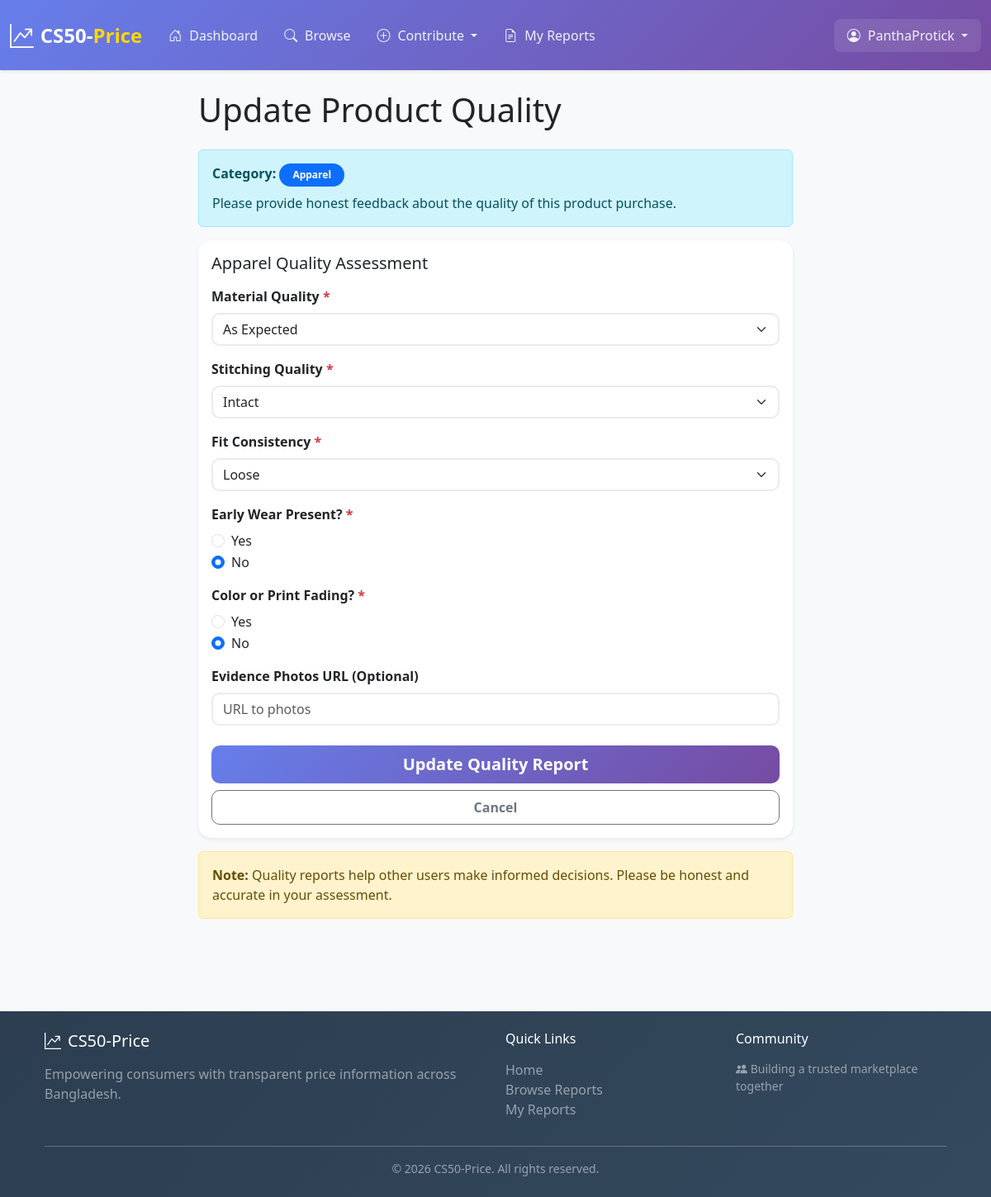
The page /create/quality_report/3 (signed in) on the database its author committed.
### tables this page shows
CREATE TABLE products (
  id INTEGER PRIMARY KEY AUTOINCREMENT,
  canonical_name TEXT NOT NULL,
  category TEXT NOT NULL CHECK (
    category IN ('electronics','pharma','apparel','food')
  ),
  created_at DATETIME NOT NULL DEFAULT CURRENT_TIMESTAMP
);

CREATE TABLE apparel_quality_reports (
  id INTEGER PRIMARY KEY AUTOINCREMENT,

  quality_report_id INTEGER NOT NULL UNIQUE,

  material_quality TEXT CHECK (material_quality IN ('as_expected','below_expected','poor')) NOT NULL,

  stitching_quality TEXT CHECK (stitching_quality IN ('intact','minor_defects','major_defects')) NOT NULL,

  fit_consistency TEXT CHECK (fit_consistency IN ('as_expected','tight','loose','inconsistent')) NOT NULL,

  early_wear_present INTEGER NOT NULL CHECK (early_wear_present IN (0,1)),

  color_or_print_fading INTEGER NOT NULL CHECK (color_or_print_fading IN (0,1)),

  evidence_photos TEXT,

  normalized_quality_score REAL NOT NULL CHECK (normalized_quality_score BETWEEN 0.0 AND 1.0),

  scoring_version TEXT NOT NULL,

  created_at DATETIME NOT NULL DEFAULT CURRENT_TIMESTAMP,

  FOREIGN KEY (quality_report_id)
    REFERENCES quality_reports(id)
    ON DELETE CASCADE
);

### routes/user.py (the view)
@user_bp.route("/create/quality_report/<int:price_report_id>", methods=["GET", "POST"])
@login_required
def create_quality_report(price_report_id):
    try:
        pr = db.execute(
            "SELECT pr.id, pr.user_id, p.category "
            "FROM price_reports pr "
            "JOIN product_aliases pa ON pr.product_alias_id = pa.id "
            "JOIN products p ON pa.product_id = p.id "
            "WHERE pr.id = ?",
            price_report_id
        )
    except Exception as e:
        print(f"Database error: {e}")
        return apology("Database error", 500)
    if not pr:
        return apology("Price report not found", 404)
    if pr[0]['user_id'] != session.get("user_id"):
        return apology("Access denied", 403)
    try:
        existing_qr = db.execute(
            "SELECT id FROM quality_reports WHERE price_report_id = ?",
            price_report_id
        )
    except Exception as e:
        print(f"Database error checking existing quality report: {e}")
        return apology("Database error", 500)
    category = pr[0]['category']
    is_update = len(existing_qr) > 0
    if request.method == "POST":
        if category == 'electronics':
            return process_electronics_quality(price_report_id, category, is_update)
        elif category == 'pharma':
            return process_pharma_quality(price_report_id, category, is_update)
        elif category == 'food':
            return process_food_quality(price_report_id, category, is_update)
        elif category == 'apparel':
            return process_apparel_quality(price_report_id, category, is_update)
        else:
            return apology("Invalid category", 400)
    else:
        existing_data = None
        if is_update:
            existing_data = get_existing_quality_data(price_report_id, category)
        return render_template("create_quality_report.html",
                             price_report_id=price_report_id,
                             category=category,
                             is_update=is_update,
                             existing_data=existing_data)

### app.py (called while the page is built)
@app.after_request
def after_request(response):
    response.headers["Cache-Control"] = "no-cache, no-store, must-revalidate"
    response.headers["Expires"] = 0
    response.headers["Pragma"] = "no-cache"
    return response

### helpers.py (called while the page is built)
def login_required(f):
    @wraps(f)
    def decorated_function(*args, **kwargs):
        if session.get("user_id") is None:
            return redirect("/login")
        return f(*args, **kwargs)
    return decorated_function

### templates/create_quality_report.html (shortened to what this page needs)
{% extends "layout.html" %}
{% block content %}
<div class="container mt-4">
  <div class="row justify-content-center">
    <div class="col-lg-8">
      <h1 class="mb-4">{% if is_update %}Update{% else %}Report{% endif %} Product Quality</h1>
      <div class="alert alert-info">
        <strong>Category:</strong> <span class="badge bg-primary">{{ category|capitalize }}</span>
        <p class="mb-0 mt-2">Please provide honest feedback about the quality of this product purchase.</p>
      </div>
      <div class="card shadow-sm">
        <div class="card-body">
          <form method="post" id="quality-report-form">
            {% if category == 'electronics' %}
            <h5 class="mb-3">Electronics Quality Assessment</h5>
            <div class="mb-3">
              <label class="form-label fw-bold">Device Functional? <span class="text-danger">*</span></label>
              <div>
                <div class="form-check">
                  <input class="form-check-input" type="radio" name="device_functional" id="functional_yes" value="1" required
                    {% if existing_data and existing_data.device_functional == 1 %}checked{% endif %}>
                  <label class="form-check-label" for="functional_yes">Yes</label>
                </div>
                <div class="form-check">
                  <input class="form-check-input" type="radio" name="device_functional" id="functional_no" value="0"
                    {% if existing_data and existing_data.device_functional == 0 %}checked{% endif %}>
                  <label class="form-check-label" for="functional_no">No</label>
                </div>
              </div>
            </div>
            <div class="mb-3">
              <label for="authenticity_confidence" class="form-label fw-bold">Authenticity Confidence (1-5) <span class="text-danger">*</span></label>
              <select class="form-select" id="authenticity_confidence" name="authenticity_confidence" required>
                <option value="">Select...</option>
                <option value="1" {% if existing_data and existing_data.authenticity_confidence == 1 %}selected{% endif %}>1 - Definitely Counterfeit</option>
                <option value="2" {% if existing_data and existing_data.authenticity_confidence == 2 %}selected{% endif %}>2 - Likely Counterfeit</option>
                <option value="3" {% if existing_data and existing_data.authenticity_confidence == 3 %}selected{% endif %}>3 - Uncertain</option>
                <option value="4" {% if existing_data and existing_data.authenticity_confidence == 4 %}selected{% endif %}>4 - Likely Authentic</option>
                <option value="5" {% if existing_data and existing_data.authenticity_confidence == 5 %}selected{% endif %}>5 - Definitely Authentic</option>
              </select>
            </div>
            <div class="mb-3">
              <label for="condition_match" class="form-label fw-bold">Condition Match Expectation (1-5) <span class="text-danger">*</span></label>
              <select class="form-select" id="condition_match" name="condition_match" required>
                <option value="">Select...</option>
                <option value="1" {% if existing_data and existing_data.condition_match == 1 %}selected{% endif %}>1 - Much Worse</option>
                <option value="2" {% if existing_data and existing_data.condition_match == 2 %}selected{% endif %}>2 - Worse</option>
                <option value="3" {% if existing_data and existing_data.condition_match == 3 %}selected{% endif %}>3 - As Expected</option>
                <option value="4" {% if existing_data and existing_data.condition_match == 4 %}selected{% endif %}>4 - Better</option>
                <option value="5" {% if existing_data and existing_data.condition_match == 5 %}selected{% endif %}>5 - Much Better</option>
              </select>
            </div>
            <div class="mb-3">
              <label class="form-label fw-bold">Warranty Honored?</label>
              <div>
                <div class="form-check">
                  <input class="form-check-input" type="radio" name="warranty_honored" id="warranty_yes" value="1"
                    {% if existing_data and existing_data.warranty_honored == 1 %}checked{% endif %}>
                  <label class="form-check-label" for="warranty_yes">Yes</label>
                </div>
                <div class="form-check">
                  <input class="form-check-input" type="radio" name="warranty_honored" id="warranty_no" value="0"
                    {% if existing_data and existing_data.warranty_honored == 0 %}checked{% endif %}>
                  <label class="form-check-label" for="warranty_no">No</label>
                </div>
                <div class="form-check">
                  <input class="form-check-input" type="radio" name="warranty_honored" id="warranty_na" value=""
                    {% if not existing_data or existing_data.warranty_honored is none %}checked{% endif %}>
                  <label class="form-check-label" for="warranty_na">N/A / Not Tested</label>
                </div>
              </div>
            </div>
            <div class="mb-3">
              <label class="form-label fw-bold">Accessories Complete? <span class="text-danger">*</span></label>
              <div>
                <div class="form-check">
                  <input class="form-check-input" type="radio" name="accessories_complete" id="accessories_yes" value="1" required
                    {% if existing_data and existing_data.accessories_complete == 1 %}checked{% endif %}>
                  <label class="form-check-label" for="accessories_yes">Yes</label>
                </div>
                <div class="form-check">
                  <input class="form-check-input" type="radio" name="accessories_complete" id="accessories_no" value="0"
                    {% if existing_data and existing_data.accessories_complete == 0 %}checked{% endif %}>
                  <label class="form-check-label" for="accessories_no">No</label>
                </div>
              </div>
            </div>
            <div class="mb-3">
              <label for="reported_issue" class="form-label fw-bold">Reported Issues (Optional)</label>
              <textarea class="form-control" id="reported_issue" name="reported_issue" rows="3"
                placeholder="Describe any issues or defects...">{% if existing_data %}{{ existing_data.reported_issue }}{% endif %}</textarea>
            </div>
            {% elif category == 'apparel' %}
            <h5 class="mb-3">Apparel Quality Assessment</h5>
            <div class="mb-3">
              <label for="material_quality" class="form-label fw-bold">Material Quality <span class="text-danger">*</span></label>
              <select class="form-select" id="material_quality" name="material_quality" required>
                <option value="as_expected" {% if existing_data and existing_data.material_quality == 'as_expected' %}selected{% endif %}>As Expected</option>
              </select>
            </div>
            <div class="mb-3">
              <label for="stitching_quality" class="form-label fw-bold">Stitching Quality <span class="text-danger">*</span></label>
              <select class="form-select" id="stitching_quality" name="stitching_quality" required>
                <option value="intact" {% if existing_data and existing_data.stitching_quality == 'intact' %}selected{% endif %}>Intact</option>
              </select>
            </div>
            <div class="mb-3">
              <label for="fit_consistency" class="form-label fw-bold">Fit Consistency <span class="text-danger">*</span></label>
              <select class="form-select" id="fit_consistency" name="fit_consistency" required>
                <option value="loose" {% if existing_data and existing_data.fit_consistency == 'loose' %}selected{% endif %}>Loose</option>
              </select>
            </div>
            <div class="mb-3">
              <label class="form-label fw-bold">Early Wear Present? <span class="text-danger">*</span></label>
              <div>
                <div class="form-check">
                  <input class="form-check-input" type="radio" name="early_wear_present" id="wear_yes" value="1" required
                    {% if existing_data and existing_data.early_wear_present == 1 %}checked{% endif %}>
                  <label class="form-check-label" for="wear_yes">Yes</label>
                </div>
                <div class="form-check">
                  <input class="form-check-input" type="radio" name="early_wear_present" id="wear_no" value="0"
                    {% if existing_data and existing_data.early_wear_present == 0 %}checked{% endif %}>
                  <label class="form-check-label" for="wear_no">No</label>
                </div>
              </div>
            </div>
            <div class="mb-3">
              <label class="form-label fw-bold">Color or Print Fading? <span class="text-danger">*</span></label>
              <div>
                <div class="form-check">
                  <input class="form-check-input" type="radio" name="color_or_print_fading" id="fading_yes" value="1" required
                    {% if existing_data and existing_data.color_or_print_fading == 1 %}checked{% endif %}>
                  <label class="form-check-label" for="fading_yes">Yes</label>
                </div>
                <div class="form-check">
                  <input class="form-check-input" type="radio" name="color_or_print_fading" id="fading_no" value="0"
                    {% if existing_data and existing_data.color_or_print_fading == 0 %}checked{% endif %}>
                  <label class="form-check-label" for="fading_no">No</label>
                </div>
              </div>
            </div>
            <div class="mb-3">
              <label for="evidence_photos" class="form-label fw-bold">Evidence Photos URL (Optional)</label>
              <input type="text" class="form-control" id="evidence_photos" name="evidence_photos" placeholder="URL to photos" value="{% if existing_data %}{{ existing_data.evidence_photos }}{% endif %}">
            </div>
            {% endif %}
            <div class="d-grid gap-2 mt-4">
              <button type="submit" class="btn btn-primary btn-lg">{% if is_update %}Update Quality Report{% else %}Submit Quality Report{% endif %}</button>
              <a href="/user/price_reports" class="btn btn-outline-secondary">Cancel</a>
            </div>
          </form>
        </div>
      </div>
      <div class="alert alert-warning mt-3">
        <strong>Note:</strong> Quality reports help other users make informed decisions. Please be honest and accurate in your assessment.
      </div>
    </div>
  </div>
</div>
{% endblock %}

### static/css/style.css (style rules this page uses)
:root { --primary-color: #0d6efd; --secondary-color: #6c757d; --success-color: #198754; --danger-color: #dc3545; --warning-color: #ffc107; --info-color: #0dcaf0; --dark-color: #212529; --light-bg: #f8f9fa; --gradient-primary: linear-gradient(135deg, #667eea 0%, #764ba2 100%); --shadow-sm: 0 2px 4px rgba(0,0,0,0.1); --shadow-md: 0 4px 8px rgba(0,0,0,0.15); --shadow-lg: 0 8px 16px rgba(0,0,0,0.2); }
body { font-family: 'Segoe UI', Tahoma, Geneva, Verdana, sans-serif; background-color: var(--light-bg); color: var(--dark-color); margin: 0; padding: 0; }
.btn { border-radius: 10px; font-weight: 600; transition: all 0.3s ease; padding: 0.5rem 1.5rem; }
.btn-primary { background: linear-gradient(135deg, #667eea 0%, #764ba2 100%); border: none; }
.card { border: none; border-radius: 16px; overflow: hidden; }
.badge { padding: 0.5rem 1rem; border-radius: 50px; font-weight: 600; }
.form-control, .form-select { border-radius: 10px; border: 2px solid #e9ecef; transition: all 0.3s ease; }
.form-label { font-weight: 600; color: var(--dark-color); margin-bottom: 0.5rem; }
.container { padding-left: 1.5rem; padding-right: 1.5rem; }

### rows shown on the page
products: category "Apparel"
apparel_quality_reports: material_quality "As Expected", stitching_quality "Intact", fit_consistency "Loose"

### other values the page prints
{{ session.get('username', 'User') }} "PanthaProtick"
